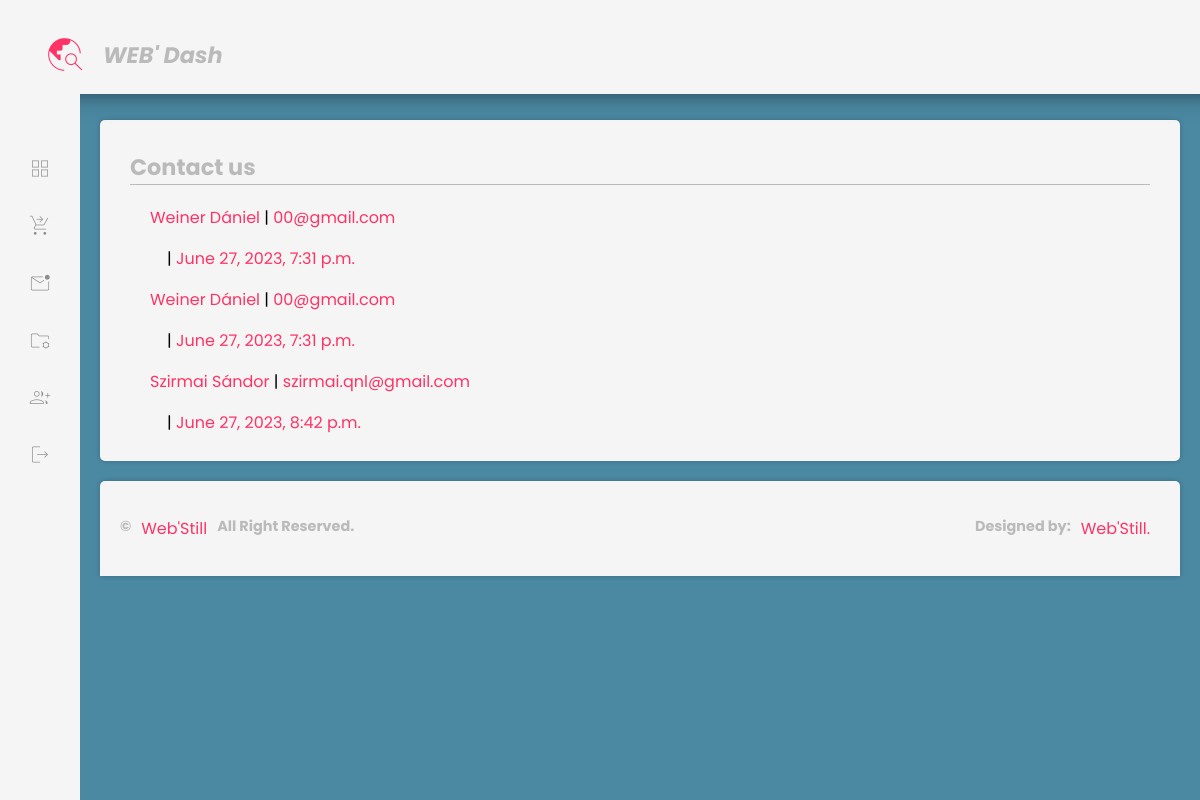
/dashboard/contact-us/ (signed in), run on the app's committed database.
### main/models.py (models this page shows)
class Contact(models.Model):
    name = models.CharField(max_length=200)
    phone = models.IntegerField(null=True, blank=True)
    email = models.EmailField()
    subject = models.CharField(max_length=500)
    message = models.TextField(max_length=700000)
    accept = models.BooleanField(default=True)
    created = models.DateTimeField(auto_now_add=True)

### dashboard/views.py (the view)
# urls.py: path('contact-us/', views.Contacts, name='contact-us'),
@login_required(login_url='login')
def Contacts(request):
    contact = contacts.objects.all()
    context = {'contact': contact}
    return render(request, 'dash/messages.html', context)

### templates/dash/messages.html (shortened to what this page needs)
{% load static %}
<!DOCTYPE html>
<html>
<head>
	<link rel="stylesheet" type="text/css" href="{% static 'dash/style.css' %}">
</head>
<body>
{% include 'dash/navbar.html' %}
    	<main class="main">
                <div class="row">
                    <div class="card-02">
                        <h2>Contact us</h2>
                        {% for contacts in contact %}
                            <ul>
                                <a href="{% url 'contacts' contacts.id %}">
                                    <li><p><a href="{% url 'contacts' contacts.id %}">{{contacts.name}}</a> | <a href="{% url 'contacts' contacts.id %}">{{contacts.email}}</a></p>&nbsp;&nbsp;&nbsp;&nbsp;| <a href="{% url 'contacts' contacts.id %}">{{contacts.created}}</a></li>
                                </a>
                            </ul>
                        {% endfor %}
                    </div>
                </div>
            {% include 'dash/footer.html' %}
		</main>
</div>
	</body>
</html>

### static/dash/style.css (style rules this page uses)
:root { --primary: #FF3366; --secondary: whitesmoke; --light: #FF3366; --dark: #4b88a2; --white: #fff; --hover: #274756; --card-radius: 5px; --border-radius: 3px; }
* { font-family: 'Poppins', sans-serif; }
html { background: var(--dark); }
body { padding: 0; margin: 0; position: relative; }
ul { list-style: none; }
a { color: var(--primary); text-decoration:none; cursor: pointer; }
h2 { font-size: 1.4rem; cursor: pointer; }
.row { width: 100%; display: flex; justify-content: center; flex-wrap: wrap; }
.card-02 { background: var(--secondary); position: relative; flex: 1; // max-width: 500px; min-width: 300px; margin: 10px; border-radius: var(--card-radius); padding: 10px; box-shadow: 0 0 5px rgba(0, 0, 0, .2); }
.main { margin: 110px 10px 0 10px; flex-direction: column; width: 100%; padding-left: 80px; }
.card-02 h2 { margin: 10px 30px; border-bottom: 1px solid var(--primary); }
a { cursor: pointer; }
h2 { color: var(--primary); filter: grayscale(100%) opacity(0.4); transition: 0.5s; }
.card-02 h2 { margin: 20px; }
ul { list-style-type: none; }

### data on the page
Contact: name "Weiner Dániel", email "00@gmail.com", created "June 27, 2023, 7:31 p.m."
Contact: name "Weiner Dániel", email "00@gmail.com", created "June 27, 2023, 7:31 p.m."
Contact: name "Szirmai Sándor", email "szirmai.qnl@gmail.com", created "June 27, 2023, 8:42 p.m."
